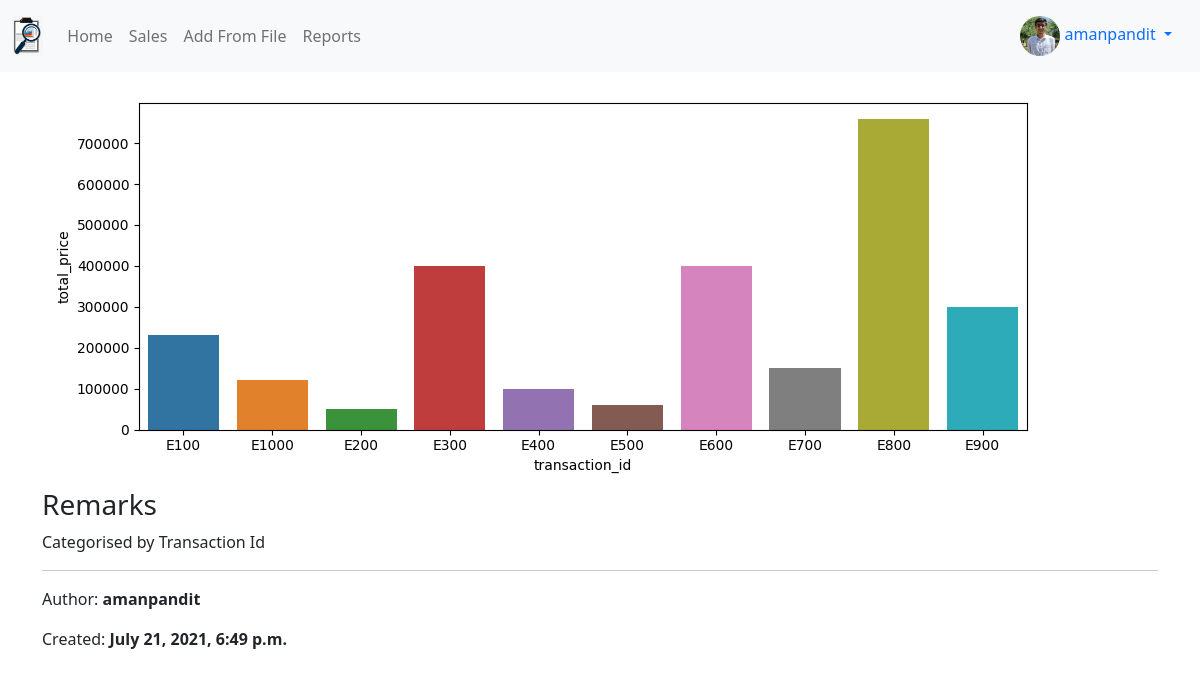
The app's page /reports/9 (signed in) with its own data.
### profiles/models.py (models this page shows, shortened)
class Profile(models.Model):
    user = models.OneToOneField(User, on_delete=models.CASCADE)
    bio = models.TextField(default='no bio ...')
    avatar = models.ImageField(upload_to='avatars', default = 'no_picture.png')
    created = models.DateTimeField(auto_now_add=True)
    updated = models.DateTimeField(auto_now=True)

### reports/models.py (models this page shows, shortened)
class Report(models.Model):
    name = models.CharField(max_length=120)
    image = models.ImageField(upload_to = 'reports', blank = True)
    remarks = models.TextField()
    author = models.ForeignKey(Profile, on_delete=models.CASCADE)
    created = models.DateTimeField(auto_now_add=True)
    updated = models.DateTimeField(auto_now=True)
    class Meta:
        ordering = ('-created',)

### reports/views.py (the view)
# urls.py: path('<pk>', ReportDetailView.as_view(), name='detail'),
class ReportDetailView(LoginRequiredMixin, DetailView):
    model = Report
    template_name = 'reports/detail.html'

### reports/templates/reports/detail.html (shortened to what this page needs)
{% extends "base.html" %}
{% block content %}
    {% if object.image %}
        <img src="{{object.image.url}}" class="img-fluid" alt="{{object.name}}">
    {% endif %}
    <br>
    <h3>Remarks</h3>
    <p>{{object.remarks}}</p>
    <hr>
    <p>Author: <b>{{object.author.user.username}}</b></p>
    <p>Created: <b>{{object.created}}</b></p>
{% endblock content %}

### templates/navbar.html (shortened to what this page needs)
{% load static %}
{% url 'sales:home' as path_to_home %}
{% url 'sales:list' as path_to_sales %}
{% url 'reports:from-file' as path_to_from_file %}
{% url 'reports:main' as path_to_reports %}
<nav class="navbar navbar-expand-lg navbar-light bg-light">
  <div class="container-fluid">
    <a class="navbar-brand" href="{{path_to_home}}"><img src="{% static 'logo.png' %}" class="logo-sm"></a>
    <div class="collapse navbar-collapse" id="navbarNav">
      <ul class="navbar-nav">
        <li class="nav-item">
          <a class="nav-link {% if request.path == path_to_home%}active{% endif %}" href="{{path_to_home}}">Home</a>
        </li>
        <li class="nav-item">
          <a class="nav-link {% if request.path == path_to_sales%}active{% endif %}" href="{{path_to_sales}}">Sales</a>
        </li>
        <li class="nav-item">
          <a class="nav-link {% if request.path == path_to_from_file%}active{% endif %}" href="{{path_to_from_file}}">Add From File</a>
        </li>
        <li class="nav-item">
          <a class="nav-link {% if request.path == path_to_reports%}active{% endif %}" href="{{path_to_reports}}">Reports</a>
        </li>
      </ul>
    </div>
    {% if request.user.is_authenticated %}
      <div class="nav-item dropdown">
        <div class="nav-link dropdown-toggle" id="navbarDropdownMenuLink" role="button" data-bs-toggle="dropdown" aria-expanded="false">
          <img src="{{request.user.profile.avatar.url}}" class="avatar-sm">&nbsp;{{request.user}}
        </div>
      </div>
    {% endif %}
  </div>
</nav>

### static/style.css (style rules this page uses)
.avatar-sm { height: 40px; width: 40px; border-radius: 50%; }
.logo-sm { height: 40px; width: auto; }

### records on screen
Report: image (picture), remarks "Categorised by Transaction Id", author.user.username "amanpandit", created "July 21, 2021, 6:49 p.m."

### other values on screen
{{ request.user }} "amanpandit"
